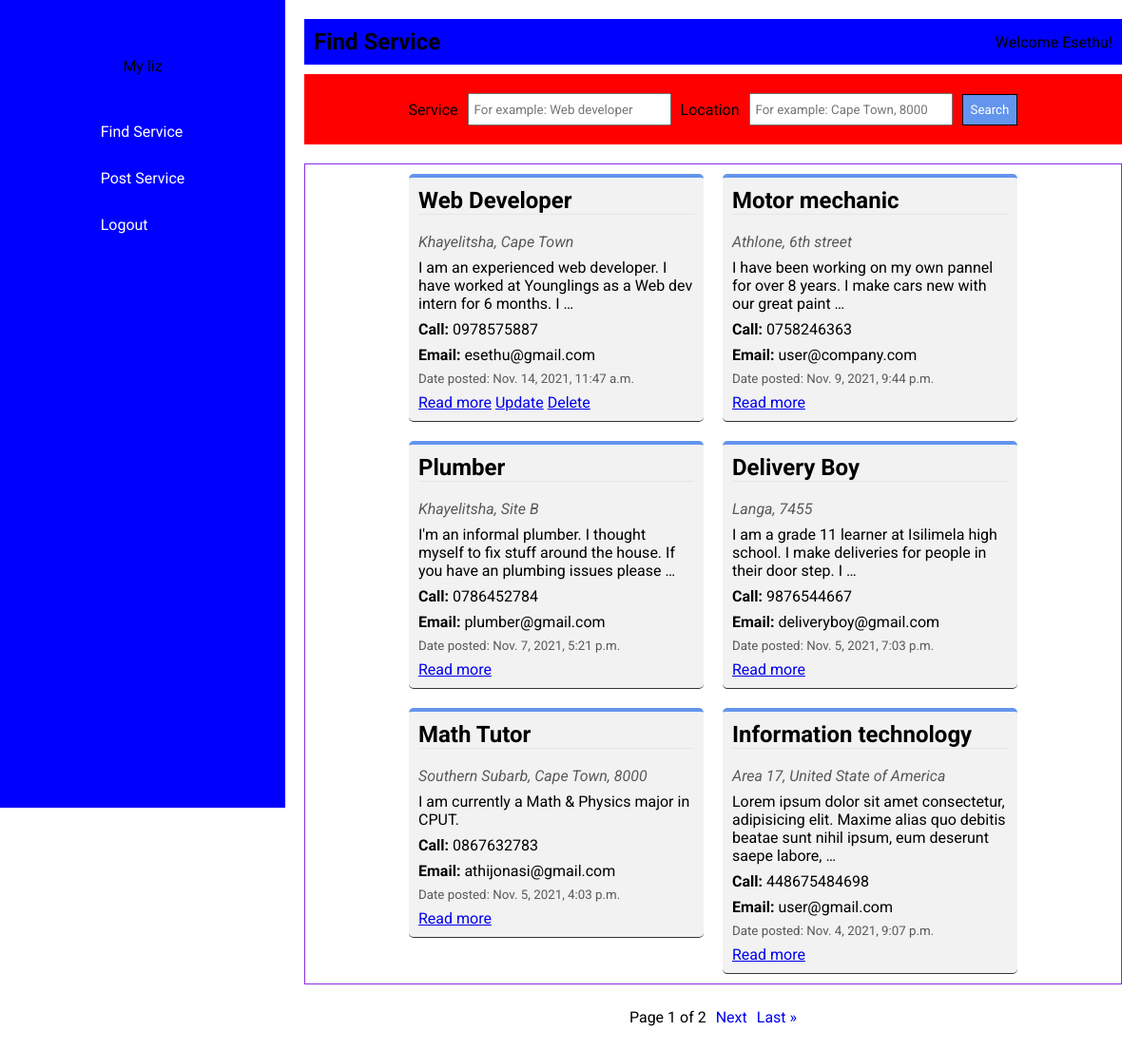
The app's page / (signed in) with its own data.
### main/models.py (models this page shows, shortened)
class Service(models.Model):
    service_name = models.CharField(max_length=200)
    location = models.CharField(max_length=150)
    experience = models.CharField(max_length=400)
    phone = models.CharField(max_length=50)
    email = models.EmailField(max_length=50)
    datecreated = models.DateTimeField(default=datetime.now, blank=True)
    author = models.ForeignKey(User, on_delete=models.CASCADE)

### main/views.py (the view)
# urls.py: path('', views.index, name='index'),
@login_required(login_url='login')
def index(request):
    services = Service.objects.all().order_by('-datecreated')
    myFilter = ServiceFilter(request.GET, queryset=services)
    services = myFilter.qs
    p = Paginator(myFilter.qs, 6)
    page = request.GET.get('page')
    services = p.get_page(page)
    return render(request, 'index.html', {'services': services, 'myFilter': myFilter})

### main/templatetags/main_extras.py (called while the page is built)
@register.simple_tag
def my_url(value, field_name, urlencode=None):
    url = '?{}={}'.format(field_name, value)
    if urlencode:
        querystring = urlencode.split('&')
        filtered_querystring = filter(
            lambda p: p.split('=')[0] != field_name, querystring)
        encoded_querystring = '&'.join(filtered_querystring)
        url = '{}&{}'.format(url, encoded_querystring)
    return url

### templates/index.html (shortened to what this page needs)
{% extends 'base.html' %}
{% load main_extras %}
{% load static %}
{% block links %}
    <link rel="stylesheet" href="{% static 'main/css/home.css' %}">
{% endblock links %}
{% block content %}
    <div class="home-container">
        <div class="home-page-title">
            <h1>Find Service</h1>
            <a href="/profile">Welcome {{ request.user }}!</a>
        </div>
        <div class="home-search">
            <form id="filterForm" action="">
                {{ myFilter.form }}
                <button class="home-search-btn" type="submit">Search</button>
            </form>
        </div>
        <div class="home-service-container">
        {% for service in services %}
            <div class="home-service">
                <h1 id="service-contentc">{{ service.service_name }}</h1><br>
                <address id="service-content">{{ service.location }}</address>
                <p id="service-content">{{ service.experience|truncatewords:20 }}</p>
                <p id="service-content"><strong>Call:</strong> {{ service.phone }}</p>
                <p id="service-content"><strong>Email:</strong> {{ service.email }}</p>
                <small id="service-content">Date posted: {{ service.datecreated }}</small>
                <div class="service-btns">
                        <a id="service-content" href="/view_service/{{ service.id }}">Read more</a>
                    {% if user.is_authenticated and service.author.id == user.id %}
                        <a id="service-content" href="/update/{{ service.id }}">Update</a>
                        <a id="service-content" href="/delete/{{ service.id }}">Delete</a>
                    {% endif %}
                </div>
            </div>
        {% endfor %}
        </div>
        <div class="pagination">
            <span>
                Page {{ services.number }} of {{ services.paginator.num_pages }}
            </span>
            {% if services.has_next %}
            <a href="{% my_url services.next_page_number 'page' request.GET.urlencode %}">Next</a>
            <a href="{% my_url services.paginator.num_pages 'page' request.GET.urlencode %}">Last &raquo;</a>
            {% endif %}
        </div>
    </div>
{% endblock content %}

### static/main/css/style.css (style rules this page uses)
* { margin: 0px; padding: 0px; font-family: 'Roboto', sans-serif; }
body { display: flex; flex-direction: row; background-color: #fff; }

### static/main/css/home.css (style rules this page uses)
.home-container { margin: 20px; }
.home-container .home-page-title { display: flex; flex-direction: row; align-items: center; justify-content: space-between; background-color: blue; margin: 10px 0px 10px 0px; padding: 10px; }
.home-page-title a { text-decoration: none; color: #000; }
.home-container .home-search { background-color: red; padding: 10px; margin: 10px 0px 20px 0px; }
.home-container .home-search form { display: flex; flex-direction: row; flex-wrap: wrap; align-items: center; justify-content: center; }
.home-container .home-search form input { padding: 5px; margin: 10px; width: 200px; height: 20px; }
.home-search-btn { padding: 8px; background-color: cornflowerblue; border: 1px solid black; color: #fff; }
.home-service-container { display: flex; flex-wrap: wrap; align-items: flex-start; justify-content: center; border: 1px solid blueviolet; }
.home-service-container .home-service { display: flex; flex-direction: column; width: 290px; margin: 10px; background-color: rgb(242, 242, 242); padding: 10px; border-top: 4px solid cornflowerblue; border-bottom: 1px solid rgb(51, 51, 51); border-radius: 5px; }
.home-service h1 { border-bottom: 1px solid rgb(230, 230, 230) }
.home-service #service-content { margin-bottom: 8px; }
.home-service-container .home-service address, small { color: rgb(89, 89, 89); }
.pagination { display: flex; align-items: center; justify-content: center; margin: 20px; }
.pagination a, span { margin: 5px; text-decoration: none; }

### records on screen
Service: service_name "Web Developer", location "Khayelitsha, Cape Town", experience "I am an experienced web developer. I have worked at Younglings as a Web dev intern for 6 months. I …", phone "0978575887", email "esethu@gmail.com", datecreated "Nov. 14, 2021, 11:47 a.m."
Service: service_name "Motor mechanic", location "Athlone, 6th street", experience "I have been working on my own pannel for over 8 years. I make cars new with our great paint …", phone "0758246363", email "user@company.com", datecreated "Nov. 9, 2021, 9:44 p.m."
Service: service_name "Plumber", location "Khayelitsha, Site B", experience "I'm an informal plumber. I thought myself to fix stuff around the house. If you have an plumbing issues please …", phone "0786452784", email "plumber@gmail.com", datecreated "Nov. 7, 2021, 5:21 p.m."
Service: service_name "Delivery Boy", location "Langa, 7455", experience "I am a grade 11 learner at Isilimela high school. I make deliveries for people in their door step. I …", phone "9876544667", email "deliveryboy@gmail.com", datecreated "Nov. 5, 2021, 7:03 p.m."
Service: service_name "Math Tutor", location "Southern Subarb, Cape Town, 8000", experience "I am currently a Math & Physics major in CPUT.", phone "0867632783", email "athijonasi@gmail.com", datecreated "Nov. 5, 2021, 4:03 p.m."
Service: service_name "Information technology", location "Area 17, United State of America", experience "Lorem ipsum dolor sit amet consectetur, adipisicing elit. Maxime alias quo debitis beatae sunt nihil ipsum, eum deserunt saepe labore, …", phone "448675484698", email "user@gmail.com", datecreated "Nov. 4, 2021, 9:07 p.m."

### other values on screen
{{ request.user }} "Esethu"
{{ services.number }} "1"
{{ services.paginator.num_pages }} "2"
